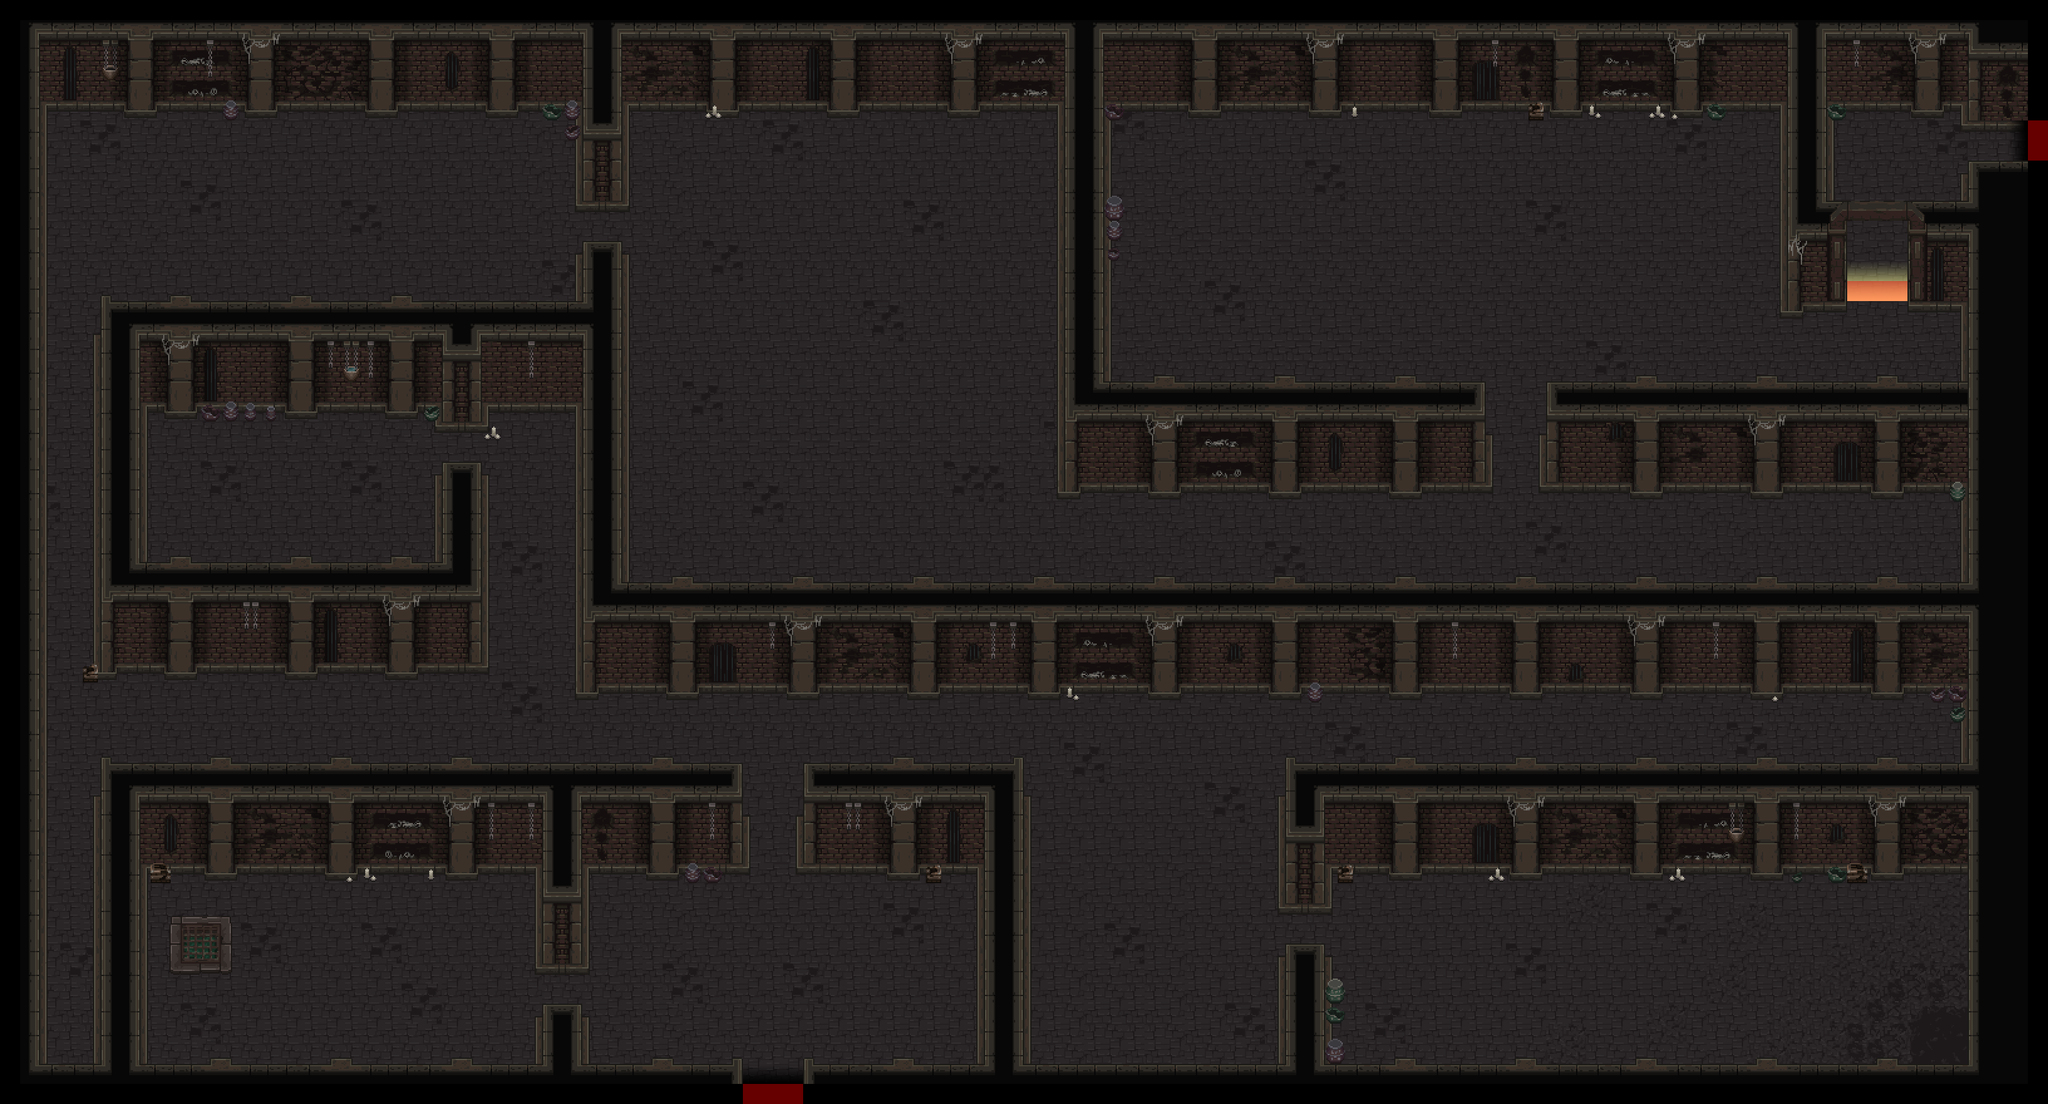

A level layout from a 2D game, rendered from its tile map. Below: a short description, then the map file with tile-grid data replaced by summaries:
An orthogonal 102x55 tile map with 32x32 px tiles, 12 tile layers (suelo, subwall, wall, wall - Height, ...), 1 hidden layer not drawn, 4 tilesets.

<map version="1.5" tiledversion="1.7.2" orientation="orthogonal" renderorder="right-down" width="102" height="55" tilewidth="32" tileheight="32" infinite="0" nextlayerid="14" nextobjectid="1">
 <tileset firstgid="1" name="mainlevbuild" tilewidth="32" tileheight="32" tilecount="2560" columns="64">
  <image source="tiles/dungeon_1/mainlevbuild.png" width="2048" height="1280" />
  <wangsets>
   <wangset name="suelo" type="corner" tile="-1">
    <wangcolor name="" color="#ff0000" tile="-1" probability="1" />
   </wangset>
  </wangsets>
 </tileset>
 <tileset firstgid="2561" name="decorative" tilewidth="32" tileheight="32" tilecount="256" columns="16">
  <image source="tiles/dungeon_1/decorative.png" width="512" height="512" />
 </tileset>
 <tileset firstgid="2817" name="sombras_ext" tilewidth="32" tileheight="32" tilecount="192" columns="16">
  <image source="tiles/sombras_ext.png" width="512" height="384" />
 </tileset>
 <tileset firstgid="3009" name="[Base]BaseChip_pipo" tilewidth="32" tileheight="32" tilecount="1064" columns="8">
  <image source="tiles/[Base]BaseChip_pipo.png" width="256" height="4256" />
 </tileset>
 <layer id="1" name="suelo" width="102" height="55">
  <properties>
   <property name="Draw" type="int" value="1" />
  </properties>
  <data>[5610 cells, 4760 non-empty, 25 distinct tile ids]</data>
 </layer>
 <layer id="3" name="subwall" width="102" height="55">
  <properties>
   <property name="Draw" type="int" value="1" />
  </properties>
  <data>[5610 cells, 1 non-empty, 1 distinct tile ids]</data>
 </layer>
 <layer id="2" name="wall" width="102" height="55">
  <properties>
   <property name="Draw" type="int" value="1" />
  </properties>
  <data>[5610 cells, 2212 non-empty, 126 distinct tile ids]</data>
 </layer>
 <layer id="11" name="wall - Height" width="102" height="55">
  <properties>
   <property name="Draw" type="int" value="1" />
   <property name="Height" type="int" value="1" />
  </properties>
  <data>[5610 cells, 670 non-empty, 41 distinct tile ids]</data>
 </layer>
 <layer id="4" name="door" width="102" height="55">
  <properties>
   <property name="Draw" type="int" value="1" />
  </properties>
  <data>[5610 cells, 17 non-empty, 17 distinct tile ids]</data>
 </layer>
 <layer id="12" name="door - Height" width="102" height="55">
  <properties>
   <property name="Draw" type="int" value="1" />
   <property name="Height" type="int" value="1" />
  </properties>
  <data>[5610 cells, 10 non-empty, 10 distinct tile ids]</data>
 </layer>
 <layer id="5" name="decoraciones" width="102" height="55">
  <properties>
   <property name="Draw" type="int" value="1" />
  </properties>
  <data>[5610 cells, 303 non-empty, 122 distinct tile ids]</data>
 </layer>
 <layer id="6" name="decoraciones 2" width="102" height="55">
  <properties>
   <property name="Draw" type="int" value="1" />
  </properties>
  <data>[5610 cells, 65 non-empty, 30 distinct tile ids]</data>
 </layer>
 <layer id="13" name="deco - Height" width="102" height="55">
  <properties>
   <property name="Draw" type="int" value="1" />
   <property name="Height" type="int" value="1" />
  </properties>
  <data>[5610 cells, 3 non-empty, 2 distinct tile ids]</data>
 </layer>
 <layer id="7" name="sombra" width="102" height="55">
  <properties>
   <property name="Draw" type="int" value="1" />
  </properties>
  <data>[5610 cells, 563 non-empty, 6 distinct tile ids]</data>
 </layer>
 <layer id="8" name="wall collider" width="102" height="55" visible="0" opacity="0.4">
  <properties>
   <property name="Col" value="wall" />
   <property name="Draw" type="int" value="0" />
  </properties>
  <data>[5610 cells, 1082 non-empty, 1 distinct tile ids]</data>
 </layer>
 <layer id="9" name="Door collider" width="102" height="55" opacity="0.4">
  <properties>
   <property name="Col" value="instant" />
   <property name="Draw" type="int" value="0" />
  </properties>
  <data>[5610 cells, 5 non-empty, 1 distinct tile ids]</data>
 </layer>
 <layer id="10" name="Key Door collider" width="102" height="55" opacity="0.4">
  <properties>
   <property name="Col" value="key" />
   <property name="Draw" type="int" value="0" />
  </properties>
  <data>[5610 cells, 3 non-empty, 1 distinct tile ids]</data>
 </layer>
</map>
